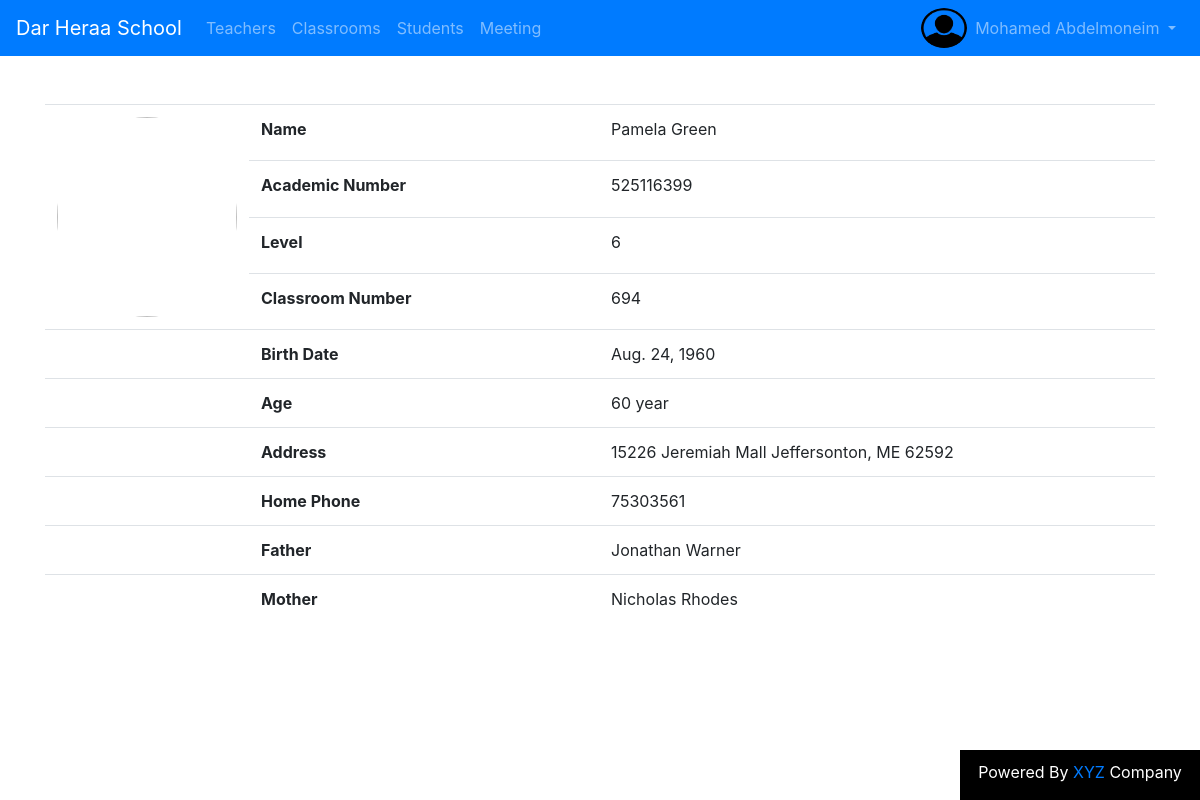
Screenshot of /school/students/146/ (signed in) with the database file from the repository.
### school/models.py (models this page shows, shortened)
class School(models.Model):
    name = models.CharField(max_length=64)
    classrooms_number = models.IntegerField(verbose_name="Number of classes",blank=True,null=True)
    teachers_number = models.IntegerField(verbose_name="Number of teachers in all school",blank=True,null=True)
    students_number = models.IntegerField(verbose_name="Number of students in all school",blank=True,null=True) # sum of students in all classes
    location = models.CharField(max_length=280)
    manager = models.CharField(max_length=50)

class Student(models.Model):
    user = models.OneToOneField(User,on_delete=models.CASCADE,null=True)
    national_ID = models.IntegerField(unique=True,blank=True,null=True)
    academic_number = models.IntegerField(unique=True)
    home_phone = models.IntegerField(blank=True,null=True)
    address = models.CharField(max_length=280)
    classroom = models.ForeignKey(Classroom,on_delete=models.CASCADE,related_name='students')
    birth_date = models.DateField(verbose_name='Date of birth')
    father = models.ForeignKey('school.Father',on_delete=models.CASCADE,null=True,blank=True)
    mother = models.ForeignKey('school.Mother',on_delete=models.CASCADE,null=True,blank=True)
    photo = models.ImageField(upload_to='students/',blank=True,null=True)
    gender = models.IntegerField(choices=GENDER_CHOICES)
    def __str__(self):
        name = '{} {}'.format(self.user.first_name,self.user.last_name)
        return name

class Classroom(models.Model):
    class_number = models.IntegerField(unique=True)
    levels = [
        ('1','1'),
        ('2','2'),
        ('3','3'),
        ('4','4'),
        ('5','5'),
        ('6','6'),
    ]
    level = models.TextField(max_length=2,choices=levels)
    class Meta:
        ordering = ['class_number']
    def __str__(self):
        return str(self.class_number)

class Father(models.Model):
    user = models.OneToOneField(User,on_delete=models.CASCADE,null=True)
    national_ID = models.IntegerField(unique=True,blank=True,null=True)
    phone = models.IntegerField()
    job = models.CharField(max_length=150)
    birth_date = models.DateField(verbose_name='Date of birth')
    def __str__(self):
        name = '{} {}'.format(self.user.first_name,self.user.last_name)
        return name

class Mother(models.Model):
    user = models.OneToOneField(User,on_delete=models.CASCADE,null=True)
    national_ID = models.IntegerField(unique=True,blank=True,null=True)
    phone = models.IntegerField()
    job = models.CharField(max_length=150)
    birth_date = models.DateField(verbose_name='Date of birth')
    def __str__(self):
        name = '{} {}'.format(self.user.first_name,self.user.last_name)
        return name

### school/views.py (the view, shortened to what this page needs)
# urls.py: path('students/<int:pk>/',views.StudentDetailView.as_view(),name='student_detail'),
class StudentDetailView(UserPassesTestMixin, DetailView):
    model = Student
    contex_object_name = 'student'
    def get_context_data(self, **kwargs):
        context = super().get_context_data(**kwargs)
        school = School.objects.first()
        school_name = school.name
        context['school'] = school_name
        birth_date = self.object.birth_date
        context['age'] = TeacherDetailView.calculateAge(self,birth_date)
        return context
    def test_func(self):
        return self.request.user.is_staff

### school/views.py (called while the page is built)
    def calculateAge(self,birthDate):
        today = date.today()
        age = today.year - birthDate.year -((today.month, today.day) < (birthDate.month, birthDate.day))
        return age

### school/templates/school/student_detail.html (shortened to what this page needs)
{% extends 'school/base.html' %} {%load static%} {%block head%}
<link rel="stylesheet" href="{% static 'css/student.css' %}" />
{%endblock%} {%block body%}
<div class="container mt-5">
  <table class="table">
    <tbody>
      <tr>
        <td rowspan="5" id="td-pic">
          {%if student.photo %}
          <img
            class="profile-pic"
            src="{{student.photo.url}}"
            alt="Student Pic"
          />
          {%else%}
          <img class="profile-pic" src="{%static 'default/student.jpg' %}" />
          {%endif%}
        </td>
      </tr>
      <tr>
        <td class="titleCell"><b>Name</b></td>
        <td>{{student | title}}</td>
      </tr>
      <tr>
        <td class="titleCell"><b>Academic Number</b></td>
        <td>{{student.academic_number}}</td>
      </tr>
      <tr>
        <td><b>Level</b></td>
        <td>{{student.classroom.level}}</td>
      </tr>
      <tr>
        <td><b>Classroom Number</b></td>
        <td>{{student.classroom}}</td>
      </tr>
      <tr>
              <td></td>
        <td class="titleCell"><b>Birth Date</b></td>
        <td>{{student.birth_date}}</td>
      </tr>
      <tr>
              <td class='noBorder'></td>
        <td class="titleCell"><b>Age</b></td>
        <td>{{age}} year</td>
      </tr>
      <tr>
        <td></td>
        <td><b>Address</b></td>
        <td>{{student.address}}</td>
      </tr>
      <tr>
        <td></td>
        <td><b>Home Phone</b></td>
        <td>{{student.home_phone}}</td>
      </tr>
      <tr>
        <td></td>
        <td><b>Father</b></td>
        <td>{{student.father | title}}</td>
      </tr>
      <tr>
        <td></td>
        <td><b>Mother</b></td>
        <td>{{student.mother |title}}</td>
      </tr>
</tbody>
  </table>
</div>
{%endblock%}

### school/templates/school/base.html (shortened to what this page needs)
{%load static%}
<!DOCTYPE html>
<html lang="en">
<head>
  <link rel="stylesheet" href="{% static 'css/bootstrap.min.css'%}">
  <link rel="stylesheet" href="{% static 'css/style.css'%}">
  <link rel="stylesheet" href="{% static 'css/footer.css'%}">
  {%block head%}{%endblock%}
</head>
<body>
  <nav class="navbar navbar-expand-md navbar-dark bg-primary">
    <a class="navbar-brand" href="{% url 'school:home' %}">{{school}}</a>
    <div class="collapse navbar-collapse" id="navbarSupportedContent">
    <ul class="navbar-nav mr-auto">
      {%if user.is_staff %}
      <li class="nav-item"> <a class="nav-link" href="{% url 'school:teachers' %}"> Teachers </a></li>
      <li class="nav-item"> <a class="nav-link" href="{% url 'school:classrooms' %}"> Classrooms </a></li>
      <li class="nav-item"> <a class="nav-link" href="{% url 'school:students' %}"> Students </a></li>
      <li class='nav-item'> <a class='nav-link' href="{% url 'school:meetings' %}"> Meeting </a> </li>
      {%endif%}
    </ul>
    {% if user.is_authenticated %}
    <div class="collapse navbar-collapse" id="mainMenu">
      <ul class="navbar-nav ml-auto">
        {%if user.is_staff.photo%}
        <li class='nav-item' style='padding:0;width:46px;'> <a class='nav-link' style="padding: 0;" href=""><img
              id='account-picture' src="{{user.student.photo.url}}" style='margin:0' width="46" height="40"></a></li>
        <li class="nav-item dropdown">
          <a class="nav-link dropdown-toggle" href="#" id="userMenu" data-toggle="dropdown" aria-haspopup="true"
            aria-expanded="false">
            {{ user.username }}</a>
          {%else%}
        <li class='nav-item' style='padding:0;width:46px;'> <a class='nav-link' style="padding: 0;" href=""><img
              id='account-picture' src="{%static 'default/avatar.png'%}" style='margin:0' width="46" height="40"></a>
        </li>
        <li class="nav-item dropdown">
          <a class="nav-link dropdown-toggle" href="#" id="userMenu" data-toggle="dropdown" aria-haspopup="true"
            aria-expanded="false">
            {{ user.first_name  | title}} {{ user.last_name  | title}} </a>
          {%endif%}
        </li>
      </ul>
    </div>
    {%else%}
    <form class="form-inline ml-auto">
      <a href="{%url 'accounts:login'%}" class="btn btn-warning ">Log in</a>
    </form>
    {%endif%}
    </div>
  </nav>
  {% block body%}{%endblock%}
  <footer id='main-footer'>
    <p>Powered By <a target='blank' href="https://www.facebook.com/profile.php?id=100034115106759">XYZ</a> Company</p>
  </footer>
</body>
</html>

### school/static/css/style.css (style rules this page uses)
body { user-select: none; }
#account-picture { border-radius: 50%; }

### school/static/css/footer.css (style rules this page uses)
html { position: relative; min-height: 100%; }
body { margin-bottom: 50px; }
#main-footer { position: absolute; bottom: 0; right: 0; background-color:black; width: 20vw; text-align: center; padding-top: 10px; display:block; }
#main-footer p { color: white; }

### school/static/css/student.css (style rules this page uses)
.profile-pic { width:180px; height:200px; border-radius: 50%; display: inline; }
#td-pic { width:200px; }
.titleCell { width:350px; }
.noBorder { border: none; }

### rows the page displays
School: name "Dar Heraa School"
Student: user.last_name "Pamela Green", academic_number "525116399", classroom.level "6", classroom "694", birth_date "Aug. 24, 1960", address "15226 Jeremiah Mall Jeffersonton, ME 62592", home_phone "75303561", father "Jonathan Warner", mother "Nicholas Rhodes"

### other values shown
{{ user.first_name  | title }} "Mohamed"
{{ user.last_name  | title }} "Abdelmoneim"
